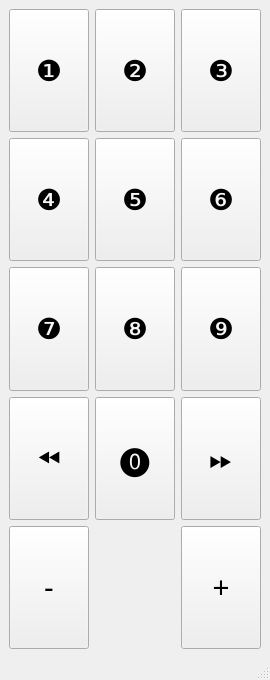
<?xml version="1.0" encoding="UTF-8"?>
<ui version="4.0">
 <class>Console</class>
 <widget class="QMainWindow" name="Console">
  <property name="geometry">
   <rect>
    <x>0</x>
    <y>0</y>
    <width>266</width>
    <height>680</height>
   </rect>
  </property>
  <property name="windowTitle">
   <string/>
  </property>
  <widget class="QWidget" name="centralwidget">
   <layout class="QGridLayout" name="gridLayout_2">
    <item row="1" column="0">
     <layout class="QHBoxLayout" name="horizontalLayout"/>
    </item>
    <item row="0" column="0">
     <layout class="QGridLayout" name="gridLayout">
      <item row="0" column="1">
       <widget class="QPushButton" name="two">
        <property name="sizePolicy">
         <sizepolicy hsizetype="Minimum" vsizetype="Expanding">
          <horstretch>0</horstretch>
          <verstretch>0</verstretch>
         </sizepolicy>
        </property>
        <property name="font">
         <font>
          <pointsize>22</pointsize>
         </font>
        </property>
        <property name="cursor">
         <cursorShape>PointingHandCursor</cursorShape>
        </property>
        <property name="text">
         <string>❷</string>
        </property>
       </widget>
      </item>
      <item row="2" column="2">
       <widget class="QPushButton" name="nine">
        <property name="sizePolicy">
         <sizepolicy hsizetype="Minimum" vsizetype="Expanding">
          <horstretch>0</horstretch>
          <verstretch>0</verstretch>
         </sizepolicy>
        </property>
        <property name="font">
         <font>
          <pointsize>22</pointsize>
         </font>
        </property>
        <property name="cursor">
         <cursorShape>PointingHandCursor</cursorShape>
        </property>
        <property name="text">
         <string>❾</string>
        </property>
       </widget>
      </item>
      <item row="3" column="1">
       <widget class="QPushButton" name="null_num">
        <property name="sizePolicy">
         <sizepolicy hsizetype="Minimum" vsizetype="Expanding">
          <horstretch>0</horstretch>
          <verstretch>0</verstretch>
         </sizepolicy>
        </property>
        <property name="font">
         <font>
          <pointsize>22</pointsize>
         </font>
        </property>
        <property name="cursor">
         <cursorShape>PointingHandCursor</cursorShape>
        </property>
        <property name="text">
         <string>⓿</string>
        </property>
       </widget>
      </item>
      <item row="2" column="0">
       <widget class="QPushButton" name="seven">
        <property name="sizePolicy">
         <sizepolicy hsizetype="Minimum" vsizetype="Expanding">
          <horstretch>0</horstretch>
          <verstretch>0</verstretch>
         </sizepolicy>
        </property>
        <property name="font">
         <font>
          <pointsize>22</pointsize>
         </font>
        </property>
        <property name="cursor">
         <cursorShape>PointingHandCursor</cursorShape>
        </property>
        <property name="text">
         <string>❼</string>
        </property>
       </widget>
      </item>
      <item row="0" column="2">
       <widget class="QPushButton" name="three">
        <property name="sizePolicy">
         <sizepolicy hsizetype="Minimum" vsizetype="Expanding">
          <horstretch>0</horstretch>
          <verstretch>0</verstretch>
         </sizepolicy>
        </property>
        <property name="font">
         <font>
          <pointsize>22</pointsize>
         </font>
        </property>
        <property name="cursor">
         <cursorShape>PointingHandCursor</cursorShape>
        </property>
        <property name="text">
         <string>❸</string>
        </property>
       </widget>
      </item>
      <item row="0" column="0">
       <widget class="QPushButton" name="one">
        <property name="sizePolicy">
         <sizepolicy hsizetype="Minimum" vsizetype="Expanding">
          <horstretch>0</horstretch>
          <verstretch>0</verstretch>
         </sizepolicy>
        </property>
        <property name="font">
         <font>
          <pointsize>22</pointsize>
         </font>
        </property>
        <property name="cursor">
         <cursorShape>PointingHandCursor</cursorShape>
        </property>
        <property name="text">
         <string>❶</string>
        </property>
       </widget>
      </item>
      <item row="2" column="1">
       <widget class="QPushButton" name="eight">
        <property name="sizePolicy">
         <sizepolicy hsizetype="Minimum" vsizetype="Expanding">
          <horstretch>0</horstretch>
          <verstretch>0</verstretch>
         </sizepolicy>
        </property>
        <property name="font">
         <font>
          <pointsize>22</pointsize>
         </font>
        </property>
        <property name="cursor">
         <cursorShape>PointingHandCursor</cursorShape>
        </property>
        <property name="text">
         <string>❽</string>
        </property>
       </widget>
      </item>
      <item row="3" column="0">
       <widget class="QPushButton" name="last">
        <property name="sizePolicy">
         <sizepolicy hsizetype="Minimum" vsizetype="Expanding">
          <horstretch>0</horstretch>
          <verstretch>0</verstretch>
         </sizepolicy>
        </property>
        <property name="font">
         <font>
          <pointsize>22</pointsize>
         </font>
        </property>
        <property name="cursor">
         <cursorShape>PointingHandCursor</cursorShape>
        </property>
        <property name="text">
         <string>⏪️</string>
        </property>
        <property name="iconSize">
         <size>
          <width>60</width>
          <height>50</height>
         </size>
        </property>
       </widget>
      </item>
      <item row="1" column="1">
       <widget class="QPushButton" name="five">
        <property name="sizePolicy">
         <sizepolicy hsizetype="Minimum" vsizetype="Expanding">
          <horstretch>0</horstretch>
          <verstretch>0</verstretch>
         </sizepolicy>
        </property>
        <property name="font">
         <font>
          <pointsize>22</pointsize>
         </font>
        </property>
        <property name="cursor">
         <cursorShape>PointingHandCursor</cursorShape>
        </property>
        <property name="text">
         <string>❺</string>
        </property>
       </widget>
      </item>
      <item row="1" column="0">
       <widget class="QPushButton" name="four">
        <property name="sizePolicy">
         <sizepolicy hsizetype="Minimum" vsizetype="Expanding">
          <horstretch>0</horstretch>
          <verstretch>0</verstretch>
         </sizepolicy>
        </property>
        <property name="font">
         <font>
          <pointsize>22</pointsize>
         </font>
        </property>
        <property name="cursor">
         <cursorShape>PointingHandCursor</cursorShape>
        </property>
        <property name="text">
         <string>❹</string>
        </property>
       </widget>
      </item>
      <item row="3" column="2">
       <widget class="QPushButton" name="next">
        <property name="sizePolicy">
         <sizepolicy hsizetype="Minimum" vsizetype="Expanding">
          <horstretch>0</horstretch>
          <verstretch>0</verstretch>
         </sizepolicy>
        </property>
        <property name="font">
         <font>
          <pointsize>22</pointsize>
         </font>
        </property>
        <property name="cursor">
         <cursorShape>PointingHandCursor</cursorShape>
        </property>
        <property name="text">
         <string>⏩️</string>
        </property>
       </widget>
      </item>
      <item row="1" column="2">
       <widget class="QPushButton" name="six">
        <property name="sizePolicy">
         <sizepolicy hsizetype="Minimum" vsizetype="Expanding">
          <horstretch>0</horstretch>
          <verstretch>0</verstretch>
         </sizepolicy>
        </property>
        <property name="font">
         <font>
          <pointsize>22</pointsize>
         </font>
        </property>
        <property name="cursor">
         <cursorShape>PointingHandCursor</cursorShape>
        </property>
        <property name="text">
         <string>❻</string>
        </property>
       </widget>
      </item>
      <item row="4" column="2">
       <widget class="QPushButton" name="plus">
        <property name="sizePolicy">
         <sizepolicy hsizetype="Minimum" vsizetype="Expanding">
          <horstretch>0</horstretch>
          <verstretch>0</verstretch>
         </sizepolicy>
        </property>
        <property name="font">
         <font>
          <pointsize>22</pointsize>
         </font>
        </property>
        <property name="cursor">
         <cursorShape>PointingHandCursor</cursorShape>
        </property>
        <property name="text">
         <string>+</string>
        </property>
       </widget>
      </item>
      <item row="4" column="0">
       <widget class="QPushButton" name="minus">
        <property name="sizePolicy">
         <sizepolicy hsizetype="Minimum" vsizetype="Expanding">
          <horstretch>0</horstretch>
          <verstretch>0</verstretch>
         </sizepolicy>
        </property>
        <property name="font">
         <font>
          <pointsize>22</pointsize>
         </font>
        </property>
        <property name="cursor">
         <cursorShape>PointingHandCursor</cursorShape>
        </property>
        <property name="text">
         <string>-</string>
        </property>
       </widget>
      </item>
     </layout>
    </item>
   </layout>
  </widget>
  <widget class="QMenuBar" name="menubar">
   <property name="geometry">
    <rect>
     <x>0</x>
     <y>0</y>
     <width>266</width>
     <height>20</height>
    </rect>
   </property>
  </widget>
  <widget class="QStatusBar" name="statusbar"/>
 </widget>
 <resources/>
 <connections/>
</ui>
